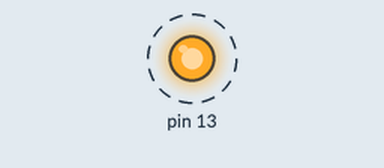
Recording of a sketch running on a simulated Arduino Mega 2560, built with avr-gcc and run on an emulated ATmega2560. Parts: output pins drawn as LEDs (lit = HIGH). Dashed ring = blinking.

Above: at 0.5 s.
Timing chart, 0 to 4.6 s (numbered marks = the images above):
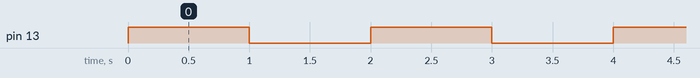

Measured:
- by itself, pin 13: alternates HIGH for 1.0 s and LOW for 1.0 s

The sketch:

usart.ino
```cpp
/*
 * Very simple example of USART communication with the ciaoduino board.
 *
 * You have to connect to the TX pin of the board the RX cable of
 * your serial cable.
 */
static long baud = 57600;

void setup() {
    Serial1.begin(baud);
  // initialize digital pin 13 as an output.
  pinMode(13, OUTPUT);
}

void loop() {

  digitalWrite(13, HIGH);   // turn the LED on (HIGH is the voltage level)
  Serial1.write("A");
  delay(1000);              // wait for a second
  digitalWrite(13, LOW);    // turn the LED off by making the voltage LOW
  Serial1.write("B");
  delay(1000);              // wait for a second
}
```
